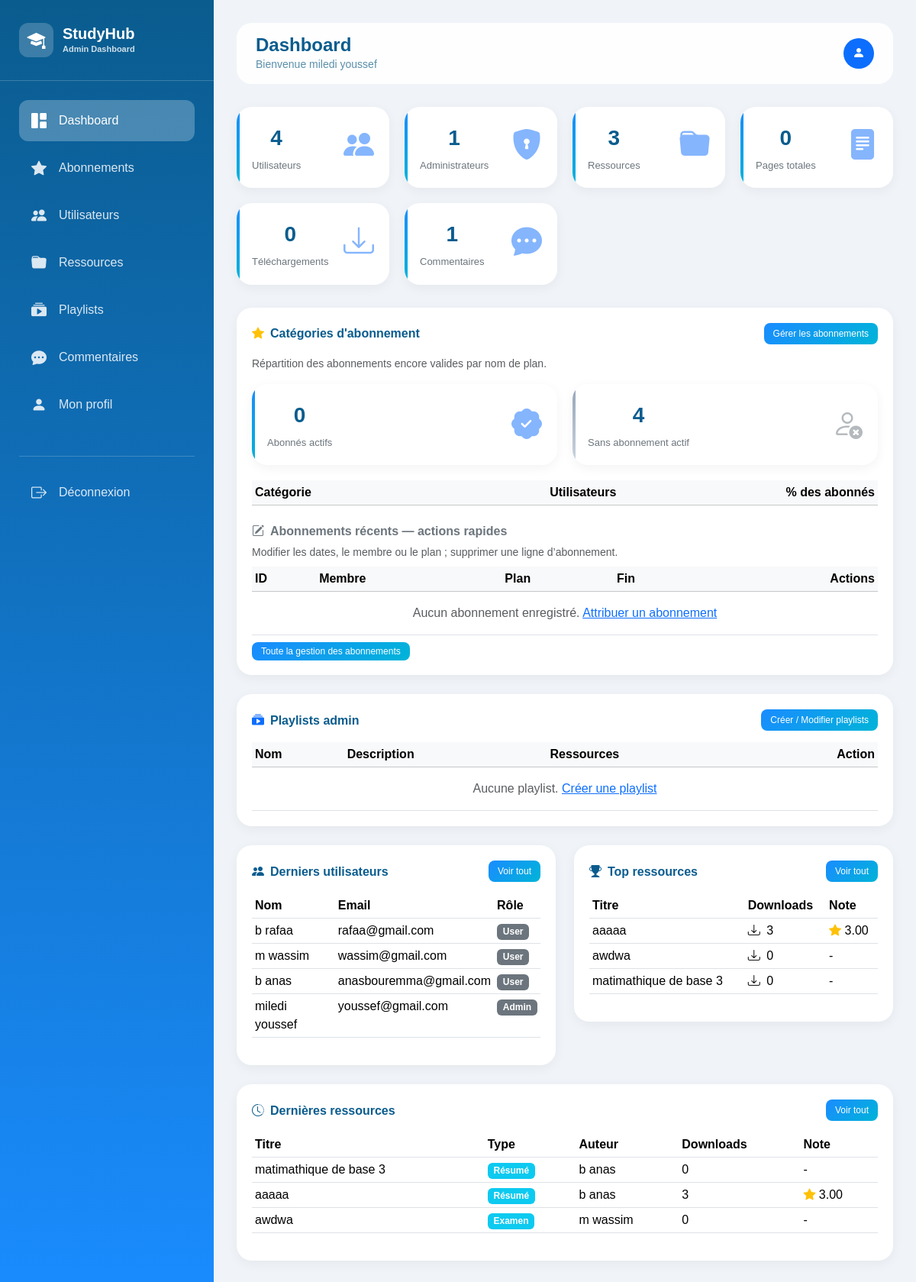
The page /index.php?action=admin&subaction=dashboard (signed in) on the database its author committed.
### tables this page shows
CREATE TABLE `ressource` (
  `id_res` int(11) NOT NULL AUTO_INCREMENT,
  `titre` varchar(255) NOT NULL,
  `description` varchar(500) NOT NULL,
  `type` varchar(255) NOT NULL,
  `niveau` varchar(255) NOT NULL,
  `acces` varchar(255) NOT NULL,
  `prix` double NOT NULL,
  `fichier` varchar(255) NOT NULL,
  `id` int(11) NOT NULL,
  `pages` int(11) DEFAULT 0,
  `downloads` int(11) DEFAULT 0,
  `date_creation` timestamp NOT NULL DEFAULT current_timestamp(),
  `note_moyenne` decimal(3,2) DEFAULT 0.00,
  `matiere` varchar(255) DEFAULT 'Autre',
  `photo` varchar(500) DEFAULT '',
  PRIMARY KEY (`id_res`),
  KEY `id` (`id`),
  CONSTRAINT `ressource_ibfk_1` FOREIGN KEY (`id`) REFERENCES `users` (`id`)
);

CREATE TABLE `users` (
  `id` int(11) NOT NULL AUTO_INCREMENT,
  `nom` varchar(50) NOT NULL,
  `prenom` varchar(50) NOT NULL,
  `universite` varchar(255) NOT NULL,
  `filiere` varchar(255) NOT NULL,
  `email` varchar(255) NOT NULL,
  `mdp` varchar(255) NOT NULL,
  `tel` int(255) NOT NULL,
  `bio` varchar(500) NOT NULL,
  `photo` varchar(255) NOT NULL,
  `role` int(11) NOT NULL DEFAULT 1,
  `score` decimal(10,0) NOT NULL,
  `note_moyenne` decimal(3,2) DEFAULT 0.00,
  PRIMARY KEY (`id`),
  UNIQUE KEY `email` (`email`),
  UNIQUE KEY `tel` (`tel`)
);

### views/admin/dashboard.php (the view, shortened to what the rows shown need)
<!DOCTYPE html>
<html lang="fr">
<head>
    <link href="https://cdn.jsdelivr.net/npm/bootstrap@5.3.2/dist/css/bootstrap.min.css" rel="stylesheet">
    <link href="https://cdn.jsdelivr.net/npm/bootstrap-icons@1.11.1/font/bootstrap-icons.css" rel="stylesheet">
    <link rel="stylesheet" href="../css/style.css">
</head>
<body>
    <div class="sidebar">
        <div class="sidebar-header"><div class="logo"><div class="logo-icon"><i class="bi bi-mortarboard-fill"></i></div><div class="logo-text"><h3>StudyHub</h3><p>Admin Dashboard</p></div></div></div>
        <div class="nav-menu">
            <div class="nav-item"><a href="index.php?action=admin&subaction=dashboard" class="nav-link active"><i class="bi bi-grid-1x2-fill"></i><span>Dashboard</span></a></div>
            <div class="nav-item"><a href="index.php?action=admin&subaction=subscriptions" class="nav-link"><i class="bi bi-star-fill"></i><span>Abonnements</span></a></div>
            <div class="nav-item"><a href="index.php?action=admin&subaction=users" class="nav-link"><i class="bi bi-people-fill"></i><span>Utilisateurs</span></a></div>
            <div class="nav-item"><a href="index.php?action=admin&subaction=resources" class="nav-link"><i class="bi bi-folder-fill"></i><span>Ressources</span></a></div>
            <div class="nav-item"><a href="index.php?action=admin&subaction=playlists" class="nav-link"><i class="bi bi-collection-play-fill"></i><span>Playlists</span></a></div>
            <div class="nav-item"><a href="index.php?action=admin&subaction=comments" class="nav-link"><i class="bi bi-chat-dots-fill"></i><span>Commentaires</span></a></div>
            <div class="nav-item"><a href="index.php?action=admin&subaction=profile" class="nav-link"><i class="bi bi-person-fill"></i><span>Mon profil</span></a></div>
            <div class="nav-item logout-link"><a href="index.php?action=logout" class="nav-link"><i class="bi bi-box-arrow-right"></i><span>Déconnexion</span></a></div>
        </div>
    </div>
    <div class="main-content">
        <div class="top-bar"><div class="page-title"><h1>Dashboard</h1><p>Bienvenue <?= escape($_SESSION['admin_prenom'] ?? 'Admin') . ' ' . escape($_SESSION['admin_nom'] ?? ''); ?></p></div><div class="user-info"><a href="index.php?action=admin&subaction=profile" class="text-decoration-none"><div class="rounded-circle bg-primary d-flex align-items-center justify-content-center" style="width:40px; height:40px;"><i class="bi bi-person-fill text-white"></i></div></a></div></div>
        <div class="stats-grid">
            <div class="stat-card" onclick="window.location.href='index.php?action=admin&subaction=users'"><div class="d-flex justify-content-between"><div><div class="stat-value"><?= number_format($stats['total_users']) ?></div><div class="stat-label">Utilisateurs</div></div><i class="bi bi-people-fill fs-1 text-primary opacity-50"></i></div></div>
            <div class="stat-card" onclick="window.location.href='index.php?action=admin&subaction=users'"><div class="d-flex justify-content-between"><div><div class="stat-value"><?= number_format(getAdminCount($pdo)) ?></div><div class="stat-label">Administrateurs</div></div><i class="bi bi-shield-lock-fill fs-1 text-primary opacity-50"></i></div></div>
            <div class="stat-card" onclick="window.location.href='index.php?action=admin&subaction=resources'"><div class="d-flex justify-content-between"><div><div class="stat-value"><?= number_format($stats['total_resources']) ?></div><div class="stat-label">Ressources</div></div><i class="bi bi-folder-fill fs-1 text-primary opacity-50"></i></div></div>
            <div class="stat-card" onclick="window.location.href='index.php?action=admin&subaction=resources'"><div class="d-flex justify-content-between"><div><div class="stat-value"><?= number_format($stats['total_pages']) ?></div><div class="stat-label">Pages totales</div></div><i class="bi bi-file-text-fill fs-1 text-primary opacity-50"></i></div></div>
            <div class="stat-card"><div class="d-flex justify-content-between"><div><div class="stat-value"><?= number_format($stats['total_downloads']) ?></div><div class="stat-label">Téléchargements</div></div><i class="bi bi-download fs-1 text-primary opacity-50"></i></div></div>
            <div class="stat-card" onclick="window.location.href='index.php?action=admin&subaction=comments'"><div class="d-flex justify-content-between"><div><div class="stat-value"><?= number_format($stats['total_comments']) ?></div><div class="stat-label">Commentaires</div></div><i class="bi bi-chat-dots-fill fs-1 text-primary opacity-50"></i></div></div>
        </div>
        <div class="content-card" id="abonnements">
            <div class="chart-header">
                <h5><i class="bi bi-star-fill me-2 text-warning"></i>Catégories d'abonnement</h5>
                <a href="index.php?action=admin&subaction=subscriptions" class="btn-sm-custom">Gérer les abonnements</a>
            </div>
            <p class="text-muted small mb-3">Répartition des abonnements encore valides par nom de plan.</p>
            <div class="stats-grid" style="margin-bottom:20px;">
                <div class="stat-card stat-card-sub stat-all" onclick="window.location.href='index.php?action=admin&subaction=users'">
                    <div class="d-flex justify-content-between align-items-center">
                        <div>
                            <div class="stat-value"><?= number_format($stats['subscribers_active']) ?></div>
                            <div class="stat-label">Abonnés actifs</div>
                        </div>
                        <i class="bi bi-patch-check-fill fs-1 text-primary opacity-50"></i>
                    </div>
                </div>
                <div class="stat-card stat-card-sub stat-none" onclick="window.location.href='index.php?action=admin&subaction=users'">
                    <div class="d-flex justify-content-between align-items-center">
                        <div>
                            <div class="stat-value"><?= number_format($stats['subscribers_without']) ?></div>
                            <div class="stat-label">Sans abonnement actif</div>
                        </div>
                        <i class="bi bi-person-x fs-1 text-secondary opacity-50"></i>
                    </div>
                </div>
            </div>
            <div class="table-responsive">
                <table class="table table-hover table-sm align-middle mb-0">
                    <thead class="table-light"><tr><th>Catégorie</th><th class="text-end">Utilisateurs</th><th class="text-end">% des abonnés</th></tr></thead>
                </table>
            </div>
            <h6 class="mt-4 mb-2 text-secondary"><i class="bi bi-pencil-square me-2"></i>Abonnements récents — actions rapides</h6>
            <p class="text-muted small mb-2">Modifier les dates, le membre ou le plan ; supprimer une ligne d’abonnement.</p>
            <div class="table-responsive">
                <table class="table table-sm table-hover align-middle mb-0">
                    <thead class="table-light">
                        <tr><th>ID</th><th>Membre</th><th>Plan</th><th>Fin</th><th class="text-end">Actions</th></tr>
                    </thead>
                    <tbody>
                        <?php if (!empty($recentAbonnements)): ?>
                            <?php foreach ($recentAbonnements as $ra): ?>
                                <tr>
                                    <td><?= (int) $ra['id'] ?></td>
                                    <td><small><?= escape($ra['prenom'] . ' ' . $ra['user_nom']) ?></small><br><small class="text-muted"><?= escape($ra['user_email']) ?></small></td>
                                    <td><span class="badge bg-primary"><?= escape($ra['nom']) ?></span></td>
                                    <td><small><?= escape($ra['date_fin']) ?></small></td>
                                    <td class="text-end text-nowrap">
                                        <a href="index.php?action=admin&subaction=subscription_edit&id=<?= (int) $ra['id'] ?>" class="btn btn-outline-primary btn-sm">Modifier</a>
                                        <a href="index.php?action=admin&subaction=subscription_delete&id=<?= (int) $ra['id'] ?>" class="btn btn-outline-danger btn-sm" onclick="return confirm('Supprimer cet abonnement ?');">Supprimer</a>
                                    </td>
                                </tr>
                            <?php endforeach; ?>
                        <?php else: ?>
                            <tr><td colspan="5" class="text-muted text-center py-3">Aucun abonnement enregistré. <a href="index.php?action=admin&subaction=subscription_add">Attribuer un abonnement</a></td></tr>
                        <?php endif; ?>
                    </tbody>
                </table>
            </div>
            <div class="mt-2"><a href="index.php?action=admin&subaction=subscriptions" class="btn-sm-custom">Toute la gestion des abonnements</a></div>
        </div>
        <div class="content-card">
            <div class="chart-header">
                <h5><i class="bi bi-collection-play-fill me-2 text-primary"></i>Playlists admin</h5>
                <a href="index.php?action=admin&subaction=playlists" class="btn-sm-custom">Créer / Modifier playlists</a>
            </div>
            <div class="table-responsive">
                <table class="table table-sm table-hover align-middle mb-0">
                    <thead class="table-light"><tr><th>Nom</th><th>Description</th><th>Ressources</th><th class="text-end">Action</th></tr></thead>
                    <tbody>
                        <?php if (!empty($recentPlaylists)): ?>
                            <?php foreach ($recentPlaylists as $pl): ?>
                                <tr>
                                    <td><strong><?= escape($pl['nom']) ?></strong></td>
                                    <td><?= escape($pl['description']) ?></td>
                                    <td><?= (int) $pl['resource_count'] ?></td>
                                    <td class="text-end"><a href="index.php?action=admin&subaction=playlists&edit_id=<?= (int) $pl['id_abonement'] ?>" class="btn btn-outline-primary btn-sm">Modifier</a></td>
                                </tr>
                            <?php endforeach; ?>
                        <?php else: ?>
                            <tr><td colspan="4" class="text-center text-muted py-3">Aucune playlist. <a href="index.php?action=admin&subaction=playlists">Créer une playlist</a></td></tr>
                        <?php endif; ?>
                    </tbody>
                </table>
            </div>
        </div>
        <div class="row"><div class="col-md-6"><div class="content-card"><div class="chart-header"><h5><i class="bi bi-people-fill me-2"></i>Derniers utilisateurs</h5><a href="index.php?action=admin&subaction=users" class="btn-sm-custom">Voir tout</a></div><div class="table-responsive"><table class="table table-sm table-hover"><thead><tr><th>Nom</th><th>Email</th><th>Rôle</th></tr></thead><tbody><?php foreach($recentUsers as $user): ?><tr><td><?= escape($user['prenom'] . ' ' . $user['nom']) ?></td><td><?= escape($user['email']) ?></td><td><span class="badge bg-secondary"><?= $user['role'] == 0 ? 'Admin' : 'User' ?></span></td></tr><?php endforeach; ?></tbody></table></div></div></div>
        <div class="col-md-6"><div class="content-card"><div class="chart-header"><h5><i class="bi bi-trophy-fill me-2"></i>Top ressources</h5><a href="index.php?action=admin&subaction=resources" class="btn-sm-custom">Voir tout</a></div><div class="table-responsive"><table class="table table-sm table-hover"><thead><tr><th>Titre</th><th>Downloads</th><th>Note</th></tr></thead><tbody><?php foreach($topResources as $r): ?><tr><td><?= escape(substr($r['titre'], 0, 30)) ?></td><td><i class="bi bi-download me-1"></i> <?= $r['downloads'] ?></td><td><?php if($r['note_moyenne'] > 0): ?><i class="bi bi-star-fill text-warning"></i> <?= $r['note_moyenne'] ?><?php else: ?>-<?php endif; ?></td></tr><?php endforeach; ?></tbody></table></div></div></div></div>
        <div class="content-card"><div class="chart-header"><h5><i class="bi bi-clock-history me-2"></i>Dernières ressources</h5><a href="index.php?action=admin&subaction=resources" class="btn-sm-custom">Voir tout</a></div><div class="table-responsive"><table class="table table-sm table-hover"><thead><tr><th>Titre</th><th>Type</th><th>Auteur</th><th>Downloads</th><th>Note</th></tr></thead><tbody><?php foreach($recentResources as $r): ?><tr><td><?= escape(substr($r['titre'], 0, 35)) ?></td><td><span class="badge bg-info"><?= $r['type'] ?></span></td><td><?= escape($r['prenom'] . ' ' . $r['nom']) ?></td><td><?= $r['downloads'] ?></td><td><?php if($r['note_moyenne'] > 0): ?><i class="bi bi-star-fill text-warning"></i> <?= $r['note_moyenne'] ?><?php else: ?>-<?php endif; ?></td></tr><?php endforeach; ?></tbody></table></div></div>
    </div>
</body>
</html>

### rows shown on the page
ressource: id_res "4", titre "matimathique de base 3", downloads "0", type "Résumé", id.nom "b anas"
users: prenom+nom "b rafaa", email "rafaa@gmail.com", role "User"
users: prenom+nom "m wassim", email "wassim@gmail.com", role "User"
users: prenom+nom "b anas", email "anasbouremma@gmail.com", role "User"
users: prenom+nom "miledi youssef", email "youssef@gmail.com", role "Admin"
ressource: titre "aaaaa", downloads "3", note_moyenne "3.00", type "Résumé", id.nom "b anas"
ressource: titre "awdwa", downloads "0", type "Examen", id.nom "m wassim"

### other values the page prints
$_SESSION['admin_prenom'] "miledi"
$_SESSION['admin_nom'] "youssef"
getAdminCount($pdo) "1"
$stats['total_resources'] "3"
$stats['total_pages'] "0"
$stats['total_downloads'] "0"
$stats['total_comments'] "1"
$stats['subscribers_active'] "0"
